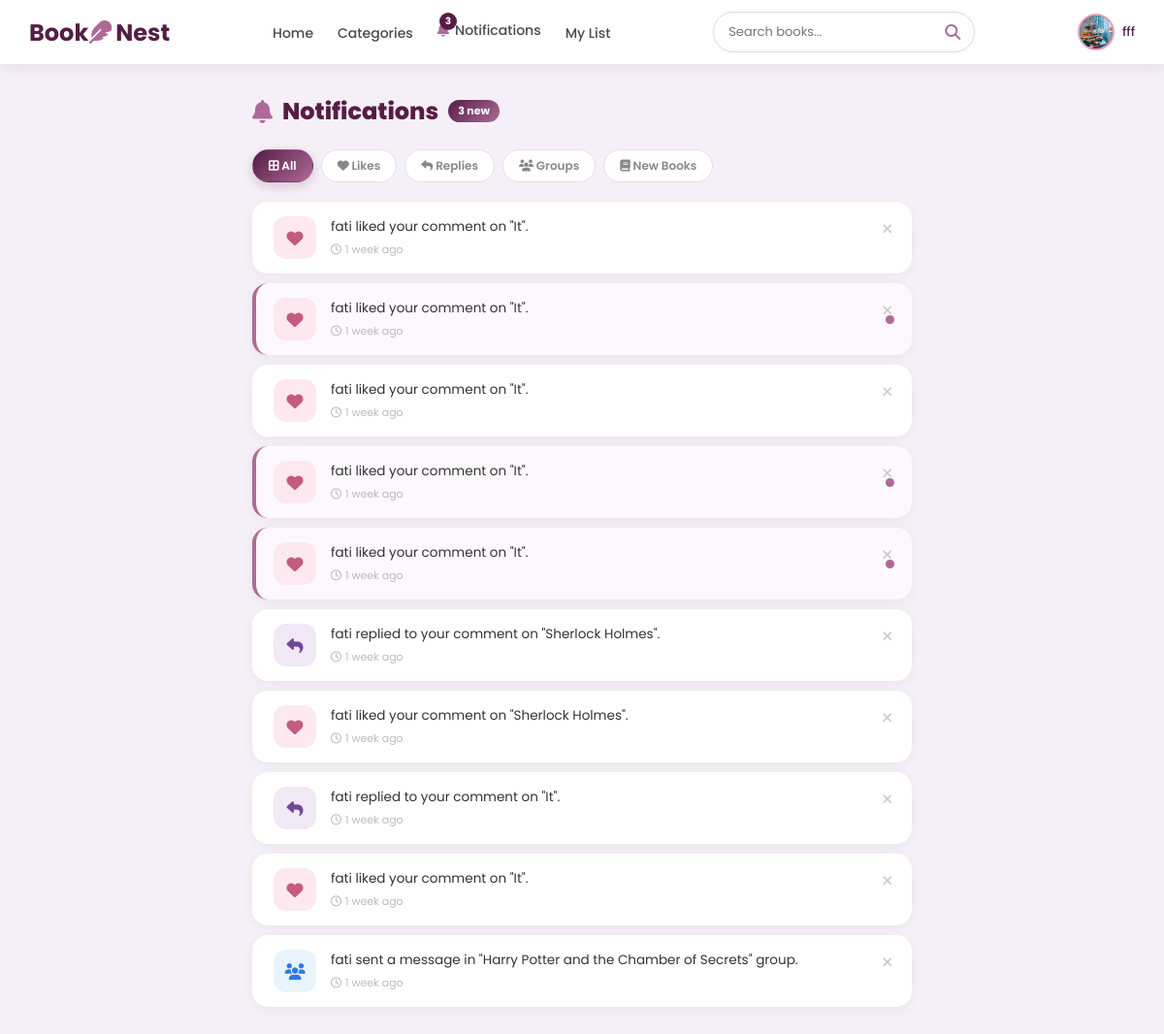
/notifications/ (signed in), run on an earlier commit of the app's database.
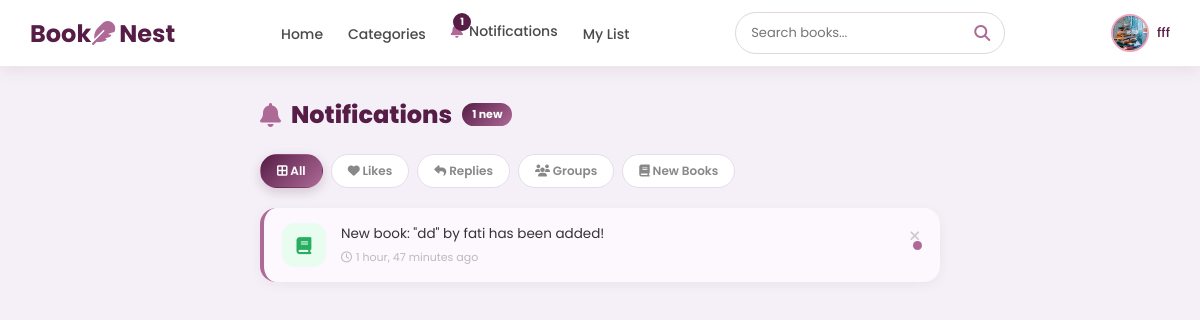
And on a later commit of the database.
### books/models.py (models this page shows, shortened)
class Notification(models.Model):
    TYPE_CHOICES = [
        ('like', 'Like'),
        ('comment', 'Comment'),
        ('reply', 'Reply'),
        ('new_book', 'New Book'),
        ('system', 'System'),
        ('group', 'Group'),
    ]
    user = models.ForeignKey(User, on_delete=models.CASCADE)
    massage = models.CharField(max_length=255)
    date = models.DateTimeField(auto_now_add=True)
    is_read = models.BooleanField(default=False)
    notif_type = models.CharField(
        max_length=20,
        choices=TYPE_CHOICES,
        default='system'
    )
    book = models.ForeignKey(
        Book,
        on_delete=models.CASCADE,
        null=True,
        blank=True
    )
    comment = models.ForeignKey(
        Comment,
        on_delete=models.CASCADE,
        null=True,
        blank=True
    )
    group_type = models.CharField(
        max_length=10,
        null=True,
        blank=True
    )
    url = models.CharField(max_length=255, blank=True, null=True)
    date = models.DateTimeField(auto_now_add=True)
    is_read = models.BooleanField(default=False)
    notif_type = models.CharField(
        max_length=20,
        choices=TYPE_CHOICES,
        default='system'
    )

### books/views.py (the view)
# urls.py: path('notifications/',                           views.notifications_view,      name='notifications'),
@login_required
def notifications_view(request):
    notifications = Notification.objects.filter(user=request.user).order_by('-date')
    unread_count  = notifications.filter(is_read=False).count()
    return render(request, 'notifications.html', {
        'notifications': notifications,
        'unread_count': unread_count,
    })

### books/context_processors.py (called while the page is built)
def notifications_count(request):
    if request.user.is_authenticated:
        count = Notification.objects.filter(
            user=request.user,
            is_read=False
        ).count()
        return {'unread_notifications_count': count}
    return {'unread_notifications_count': 0}

### templates/notifications.html (shortened to what this page needs)
 {% load static %}
<!DOCTYPE html>
<html lang="en">
<head>
    <link rel="stylesheet" href="https://cdnjs.cloudflare.com/ajax/libs/font-awesome/6.5.0/css/all.min.css">
</head>
<body>
{% include 'header.html' %}
<main class="main">
    <div class="page-head">
        <h1>
            <i class="fa-solid fa-bell"></i> Notifications
            {% if unread_count %}<span class="badge">{{ unread_count }} new</span>{% endif %}
        </h1>
    </div>
    {% if notifications %}
    <div class="filter-tabs">
        <div class="tab active" onclick="filterNotifs('all',this)"><i class="fa-solid fa-border-all"></i> All</div>
        <div class="tab" onclick="filterNotifs('like',this)"><i class="fa-solid fa-heart"></i> Likes</div>
        <div class="tab" onclick="filterNotifs('reply',this)"><i class="fa-solid fa-reply"></i> Replies</div>
        <div class="tab" onclick="filterNotifs('group',this)"><i class="fa-solid fa-users"></i> Groups</div>
        <div class="tab" onclick="filterNotifs('new_book',this)"><i class="fa-solid fa-book"></i> New Books</div>
    </div>
    <div class="notif-list" id="notifList">
        {% for notif in notifications %}
        <div class="notif-wrapper" data-type="{{ notif.notif_type|default:'system' }}">
            <div class="notif-item {% if not notif.is_read %}unread{% endif %}"
                 id="notif-{{ notif.id }}"
                 onclick="goToNotif('{{ notif.id }}', '{% if notif.url %}{{ notif.url }}{% endif %}')">
                <div class="notif-icon icon-{{ notif.notif_type|default:'system' }}">
                    {% if notif.notif_type == 'like' %}
                        <i class="fa-solid fa-heart"></i>
                    {% elif notif.notif_type == 'reply' %}
                        <i class="fa-solid fa-reply"></i>
                    {% elif notif.notif_type == 'group' %}
                        <i class="fa-solid fa-users"></i>
                    {% elif notif.notif_type == 'new_book' %}
                        <i class="fa-solid fa-book"></i>
                    {% else %}
                        <i class="fa-solid fa-bell"></i>
                    {% endif %}
                </div>
                <div class="notif-body">
                    <div class="notif-text">{{ notif.massage }}</div>
                    <div class="notif-time">
                        <i class="fa-regular fa-clock"></i>
                        {{ notif.date|timesince }} ago
                    </div>
                </div>
                {% if not notif.is_read %}
                    <div class="unread-dot"></div>
                {% endif %}
            </div>
            <button class="notif-delete" onclick="deleteNotif('{{ notif.id }}')">
                <i class="fa-solid fa-xmark"></i>
            </button>
        </div>
        {% endfor %}
    </div>
    {% else %}
    <div class="empty">
        <div class="empty-ring"><i class="fa-regular fa-bell-slash"></i></div>
        <h3>No notifications yet</h3>
        <p>Likes, replies, group activity and new books will appear here.</p>
    </div>
    {% endif %}
</main>
</body>
</html>

### templates/header.html (shortened to what this page needs)
{% load static %}
<div class="navbar">
    <link rel="stylesheet" href="https://cdnjs.cloudflare.com/ajax/libs/font-awesome/6.5.0/css/all.min.css">
    <div class="logo">
        <a href="/">Book<i class="fa-solid fa-feather"></i>Nest</a>
    </div>
    <ul class="nav-links">
        <li><a href="/">Home</a></li>
        <li><a href="/categories/">Categories</a></li>
        {% if user.is_authenticated %}
        <li>
            <a href="/notifications/" class="notif-link">
                <span style="position:relative; display:inline-block;">
                    {% if unread_notifications_count > 0 %}
                       <i class="fa-solid fa-bell" style="color:var(--mid);"></i>
                       <span class="notif-badge">{{ unread_notifications_count }}</span>
                    {% else %}
                      <i class="fa-solid fa-bell"></i>
                    {% endif %}
                 </span>
                  Notifications
            </a>
 </li>
       <li><a href="/my-list/">My List</a></li>
      {% endif %}
 </ul>
    <div class="search-box">
        <i class="fa-solid fa-magnifying-glass"></i>
        <input type="text" id="searchInput" placeholder="Search books...">
    </div>
    {% if user.is_authenticated %}
    <div class="user-section-header" onclick="location.href='/profile/'">
        <div class="user-avatar-header">
          {% if user.profile.image and user.profile.image.url != '/media/default.png' %}
           <img src="{{ user.profile.image.url }}" alt="{{ user.username }}">
          {% else %}
           <div class="avatar-placeholder">
            {{ user.username|first|upper }}
           </div>
         {% endif %}
        </div>
        <span class="username-header">{{ user.username }}</span>
    </div>
    {% else %}
    <div class="auth-buttons">
        <a href="{% url 'login' %}" class="login-btn-header">Login</a>
        <a href="{% url 'signup' %}" class="signup-btn">Sign Up</a>
    </div>
    {% endif %}
</div>

What changed in the data, as far as the page shows it:
removed Notification: notif_type "like" (drawn), massage "fati liked your comment on \"It\".", date "1 week"
removed Notification: notif_type "like" (drawn), massage "fati liked your comment on \"It\".", date "1 week", is_read False (drawn)
removed Notification: notif_type "like" (drawn), massage "fati liked your comment on \"It\".", date "1 week"
removed Notification: notif_type "like" (drawn), massage "fati liked your comment on \"It\".", date "1 week", is_read False (drawn)
removed Notification: notif_type "like" (drawn), massage "fati liked your comment on \"It\".", date "1 week", is_read False (drawn)
removed Notification: notif_type "reply" (drawn), massage "fati replied to your comment on \"Sherlock Holmes\".", date "1 week"
removed Notification: notif_type "like" (drawn), massage "fati liked your comment on \"Sherlock Holmes\".", date "1 week"
removed Notification: notif_type "reply" (drawn), massage "fati replied to your comment on \"It\".", date "1 week"
removed Notification: notif_type "like" (drawn), massage "fati liked your comment on \"It\".", date "1 week"
removed Notification: notif_type "group" (drawn), massage "fati sent a message in \"Harry Potter and the Chamber of Secrets\" group.", date "1 week"
added Notification: notif_type "new_book" (drawn), massage "New book: \"dd\" by fati has been added!", date "1 hour, 47 minutes", is_read False (drawn)
Also different on the page:
{{ unread_notifications_count }}: "3" → "1"
{{ unread_count }}: "3" → "1"
